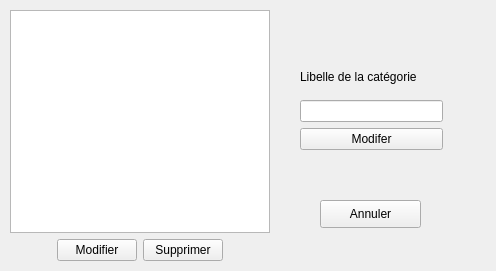
<?xml version="1.0" encoding="UTF-8"?>
<ui version="4.0">
 <class>DialogCategorie</class>
 <widget class="QDialog" name="DialogCategorie">
  <property name="geometry">
   <rect>
    <x>0</x>
    <y>0</y>
    <width>496</width>
    <height>271</height>
   </rect>
  </property>
  <property name="windowTitle">
   <string>Gerer les categories</string>
  </property>
  <widget class="QStackedWidget" name="stackedWidget">
   <property name="geometry">
    <rect>
     <x>290</x>
     <y>40</y>
     <width>171</width>
     <height>201</height>
    </rect>
   </property>
   <property name="currentIndex">
    <number>1</number>
   </property>
   <widget class="QWidget" name="pageAjout">
    <widget class="QWidget" name="layoutWidget">
     <property name="geometry">
      <rect>
       <x>10</x>
       <y>20</y>
       <width>143</width>
       <height>90</height>
      </rect>
     </property>
     <layout class="QVBoxLayout" name="verticalLayout">
      <item>
       <widget class="QLabel" name="labelLibelleAjout">
        <property name="text">
         <string>Libelle de la catégorie</string>
        </property>
       </widget>
      </item>
      <item>
       <widget class="QLineEdit" name="lineEditLibelleAjout"/>
      </item>
      <item>
       <widget class="QPushButton" name="pushButtonValiderAjout">
        <property name="text">
         <string>Valider</string>
        </property>
       </widget>
      </item>
     </layout>
    </widget>
    <widget class="QLabel" name="labelErrorMessageAjout">
     <property name="geometry">
      <rect>
       <x>0</x>
       <y>120</y>
       <width>171</width>
       <height>20</height>
      </rect>
     </property>
     <property name="text">
      <string/>
     </property>
    </widget>
   </widget>
   <widget class="QWidget" name="pageModif">
    <widget class="QLabel" name="labelErrorMessageModif">
     <property name="geometry">
      <rect>
       <x>0</x>
       <y>120</y>
       <width>171</width>
       <height>20</height>
      </rect>
     </property>
     <property name="text">
      <string/>
     </property>
    </widget>
    <widget class="QWidget" name="layoutWidget_2">
     <property name="geometry">
      <rect>
       <x>10</x>
       <y>20</y>
       <width>143</width>
       <height>90</height>
      </rect>
     </property>
     <layout class="QVBoxLayout" name="verticalLayout_2">
      <item>
       <widget class="QLabel" name="labelLibelleModif">
        <property name="text">
         <string>Libelle de la catégorie</string>
        </property>
       </widget>
      </item>
      <item>
       <widget class="QLineEdit" name="lineEditLibelleModif"/>
      </item>
      <item>
       <widget class="QPushButton" name="pushButtonValiderModif">
        <property name="text">
         <string>Modifer</string>
        </property>
       </widget>
      </item>
     </layout>
    </widget>
    <widget class="QPushButton" name="pushButtonAnnulerModif">
     <property name="geometry">
      <rect>
       <x>30</x>
       <y>160</y>
       <width>101</width>
       <height>28</height>
      </rect>
     </property>
     <property name="text">
      <string>Annuler</string>
     </property>
    </widget>
   </widget>
  </widget>
  <widget class="QWidget" name="layoutWidget">
   <property name="geometry">
    <rect>
     <x>10</x>
     <y>10</y>
     <width>260</width>
     <height>251</height>
    </rect>
   </property>
   <layout class="QGridLayout" name="gridLayout">
    <item row="0" column="0" colspan="4">
     <widget class="QTableWidget" name="tableWidgetCategorie">
      <property name="editTriggers">
       <set>QAbstractItemView::NoEditTriggers</set>
      </property>
      <property name="selectionBehavior">
       <enum>QAbstractItemView::SelectRows</enum>
      </property>
     </widget>
    </item>
    <item row="1" column="0">
     <spacer name="horizontalSpacer">
      <property name="orientation">
       <enum>Qt::Horizontal</enum>
      </property>
      <property name="sizeHint" stdset="0">
       <size>
        <width>40</width>
        <height>20</height>
       </size>
      </property>
     </spacer>
    </item>
    <item row="1" column="1">
     <widget class="QPushButton" name="pushButtonModifier">
      <property name="text">
       <string>Modifier</string>
      </property>
     </widget>
    </item>
    <item row="1" column="2">
     <widget class="QPushButton" name="pushButtonSupprimer">
      <property name="text">
       <string>Supprimer</string>
      </property>
     </widget>
    </item>
    <item row="1" column="3">
     <spacer name="horizontalSpacer_2">
      <property name="orientation">
       <enum>Qt::Horizontal</enum>
      </property>
      <property name="sizeHint" stdset="0">
       <size>
        <width>40</width>
        <height>20</height>
       </size>
      </property>
     </spacer>
    </item>
   </layout>
  </widget>
 </widget>
 <resources/>
 <connections/>
</ui>
